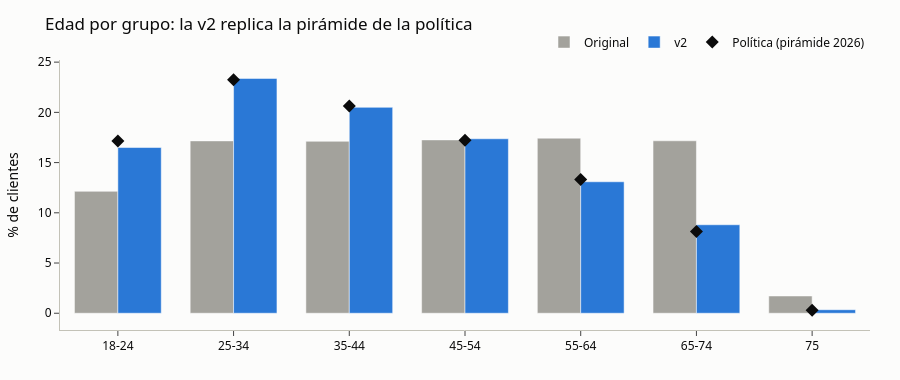

Notebook source saved alongside this figure:
### Code cell
# Pirámide de edad: v2 y original vs pesos de la política v2
POBLACION = pd.Series([15_571_098, 21_105_726, 18_729_814, 15_640_829, 12_087_127, 7_384_543, 270_410],
                      index=["18-24", "25-34", "35-44", "45-54", "55-64", "65-74", "75"])
CORTES_EDAD = [17, 24, 34, 44, 54, 64, 74, 75]
pct_rango = lambda d: pd.cut(d.edad, CORTES_EDAD, labels=POBLACION.index).value_counts(normalize=True).sort_index() * 100
edades = pd.DataFrame({"original %": pct_rango(original), "v2 %": pct_rango(clientes),
                       "política %": POBLACION / POBLACION.sum() * 100})
display(edades.round(1))

fig = go.Figure()
for n in ["Original", "v2"]:
    fig.add_bar(x=edades.index, y=edades[f"{n.lower()} %"], name=n, marker_color=COLOR_DS[n],
                hovertemplate="%{x}: %{y:.1f}%<extra>" + n + "</extra>")
fig.add_scatter(x=edades.index, y=edades["política %"], name="Política (pirámide 2026)", mode="markers",
                marker=dict(color="#0b0b0b", size=10, symbol="diamond"), hovertemplate="%{x}: %{y:.1f}%<extra>Política</extra>")
fig.update_layout(height=380, barmode="group", title="Edad por grupo: la v2 replica la pirámide de la política",
                  yaxis_title="% de clientes", legend=dict(orientation="h", y=1.12, x=1, xanchor="right"))
fig.show()

### Figure 1 — Plotly figure (JSON) as saved in the notebook; plotly's stock layout.template omitted (floating-point values rounded to 4 significant figures)
{"data": [{"hovertemplate": "%{x}: %{y:.1f}%<extra>Original</extra>", "marker": {"color": "#a3a29c"}, "name": "Original", "type": "bar", "x": ["18-24", "25-34", "35-44", "45-54", "55-64", "65-74", "75"], "y": [12.14, 17.16, 17.12, 17.26, 17.43, 17.17, 1.72]}, {"hovertemplate": "%{x}: %{y:.1f}%<extra>v2</extra>", "marker": {"color": "#2a78d6"}, "name": "v2", "type": "bar", "x": ["18-24", "25-34", "35-44", "45-54", "55-64", "65-74", "75"], "y": [16.5, 23.38, 20.5, 17.37, 13.09, 8.81, 0.35]}, {"hovertemplate": "%{x}: %{y:.1f}%<extra>Política</extra>", "marker": {"color": "#0b0b0b", "size": 10, "symbol": "diamond"}, "mode": "markers", "name": "Política (pirámide 2026)", "type": "scatter", "x": ["18-24", "25-34", "35-44", "45-54", "55-64", "65-74", "75"], "y": [17.15, 23.25, 20.63, 17.23, 13.31, 8.134, 0.2978]}], "layout": {"barmode": "group", "height": 380, "legend": {"orientation": "h", "x": 1, "xanchor": "right", "y": 1.12}, "title": {"text": "Edad por grupo: la v2 replica la pirámide de la política"}, "yaxis": {"title": {"text": "% de clientes"}}}}
